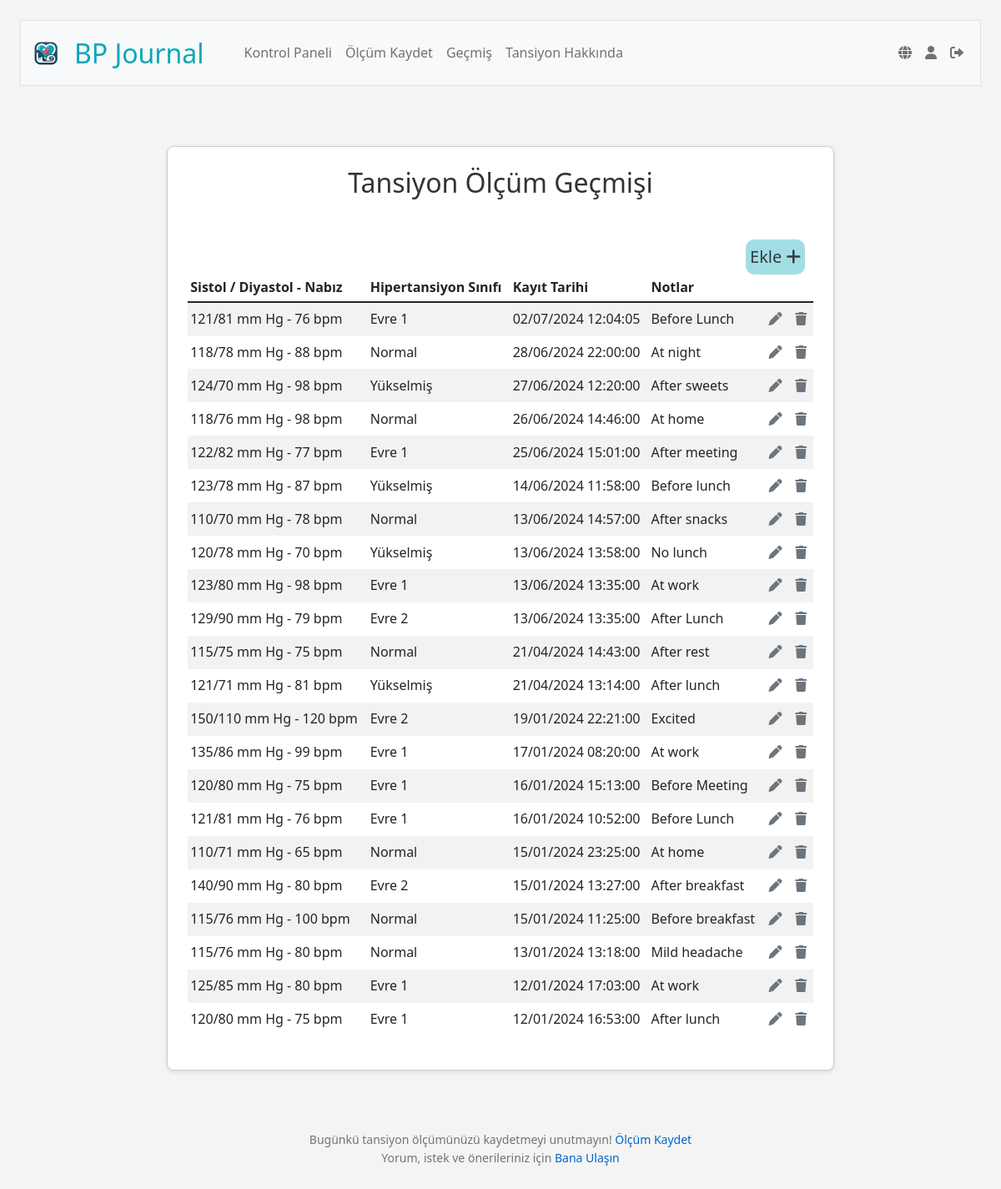
Screenshot of /history (signed in) with the database file from the repository.
### tables this page shows
CREATE TABLE blood_pressure_readings (
id INTEGER PRIMARY KEY AUTOINCREMENT NOT NULL,
user_id INTEGER NOT NULL,
systolic INTEGER NOT NULL,
diastolic INTEGER NOT NULL,
pulse INTEGER,
reading_date DATETIME DEFAULT CURRENT_TIMESTAMP,
notes TEXT,
FOREIGN KEY (user_id) REFERENCES users (id));

### app.py (the view)
@app.route("/history", methods=["GET", "POST"])
@login_required
def history():
    if request.method == "POST":
        if "edit_record" in request.form:
            record_id = request.form.get("record_id")
            return redirect(url_for('edit', id=record_id))
        elif "remove_record" in request.form:
            record_id = request.form.get("record_id")
            db.execute("DELETE FROM blood_pressure_readings WHERE id = ?", record_id)
            return redirect("/history")
    else:
        user_id = session["user_id"]
        user_timezone = db.execute("SELECT timezone FROM users WHERE id = ?", user_id)[0]['timezone']
        user_tz = pytz.timezone(user_timezone)
        recording_rows = db.execute("SELECT * FROM blood_pressure_readings WHERE user_id = ? ORDER BY reading_date DESC;", user_id)
        for row in recording_rows:
            row["classification"] = classify_bp(row["systolic"], row["diastolic"])
            utc_time = row["reading_date"]
            try:
                local_time = pytz.utc.localize(datetime.strptime(utc_time, '%Y-%m-%d %H:%M:%S')).astimezone(user_tz)
                row["reading_date"] = local_time.strftime('%d/%m/%Y %H:%M:%S')
            except Exception:
                row["reading_date"] = utc_time
    return render_template("history.html", classes=g.language_data['classes'], history=recording_rows, data=g.language_data['history'])

### app.py (called while the page is built)
@app.before_request
def load_language_data():
    if 'language' not in session:
        session['language'] = 'tr'
    user_lang = session['language']
    with open(f'languages/{user_lang}.json', 'r') as file:
        g.language_data = json.load(file)
    g.language_data['current_lang'] = user_lang

@app.after_request
def after_request(response):
    response.headers["Cache-Control"] = "no-cache, no-store, must-revalidate"
    response.headers["Expires"] = 0
    response.headers["Pragma"] = "no-cache"
    return response

@app.context_processor
def inject_layout_data():
    return dict(layout_data=g.language_data['layout'])

@app.context_processor
def inject_user_details():
    if 'user_id' in session:
        user_id = session['user_id']
        user_info = db.execute("SELECT username FROM users WHERE id = ?", user_id)
        if user_info:
            username = user_info[0]['username']
        else:
            username = None
    else:
        username = None
    return {'username': username}

### helpers.py (called while the page is built)
def classify_bp(systolic, diastolic):
    if systolic < 120 and diastolic < 80:
        return "Normal"
    elif 120 <= systolic < 130 and diastolic < 80:
        return "Elevated"
    elif 130 <= systolic < 140 or 80 <= diastolic < 90:
        return "High1"
    elif 140 <= systolic or 90 <= diastolic:
        return "High2"
    else:
        return "Crisis"

def login_required(f):
    @wraps(f)
    def decorated_function(*args, **kwargs):
        if session.get("user_id") is None:
            return redirect("/login")
        return f(*args, **kwargs)
    return decorated_function

### templates/history.html (shortened to what this page needs)
{% extends "layout.html" %}
{% block main %}
    <div class="section">
        <h2>{{ data.heading }}</h2>
        <a class="add-record-button" href="/record" title="{{ layout_data.recordReading }}">
            {{ data.recordReading }} <i class="fas fa-plus icon"></i>
        </a>
        <link rel="stylesheet" href="https://cdnjs.cloudflare.com/ajax/libs/font-awesome/6.0.0-beta3/css/all.min.css">
        <table class="table table-striped">
            <thead>
                <tr>
                    <th class="text-start">{{ data.combined }}</th>
                    <th class="text-start">{{ data.readingClassification }}</th>
                    <th class="text-start">{{ data.dateRecorded }}</th>
                    <th class="text-start">{{ data.notes }}</th>
                    <th class="text-start"></th>
                    <th class="text-start"></th>
                </tr>
            </thead>
            <tbody>
                {% for row in history %}
                <tr>
                    <td class="text-start">{{ row.systolic }}/{{ row.diastolic }} mm Hg - {{ row.pulse }} bpm</td>
                    <td class="text-start">{{ classes[row.classification] }}</td>
                    <td class="text-start">{{ row.reading_date }}</td>
                    <td class="text-start">{{ row.notes }}</td>
                    <td>
                    <form action="/history" method="POST" style="display:inline;">
                        <button type="submit" name="edit_record" class="icon-btn" title="{{ data.editRecording }}">
                            <i class="fas fa-pen"></i>
                        </button>
                    </form>
                    </td>
                    <td>
                    <form action="/history" method="POST" style="display:inline;">
                        <button type="submit" name="remove_record" class="icon-btn" title="{{ data.removeRecording }}">
                            <i class="fas fa-trash"></i>
                        </button>
                    </form>
                    </td>
                </tr>
                {% endfor %}
            </tbody>
        </table>
    </div>
{% endblock %}

### static/styles.css (style rules this page uses)
body { background-color: #f4f4f4; color: #333; font-family: 'Segoe UI', Arial, sans-serif; line-height: 1.6; margin: 0; padding: 1.5em; }
h2, h3, h4, h5 { margin-bottom: 1.5em; text-align: center; }
h2 { font-size: 2em; }
p, li, a { font-size: 1em; text-align: justify; }
a { color: #0066cc; text-decoration: none; }
.section { background-color: #ffffff; border: 1px solid #ccc; border-radius: 0.5em; box-shadow: 0 2px 5px rgba(0,0,0,0.1); padding: 1.5em; margin: 1.5em auto; margin-left: auto; margin-right: auto; max-width: 800px; }
.table>:not(caption)>*>* { border-bottom-width: 0px; padding: .2rem .2rem; vertical-align: middle; }
.add-record-button { background: #06a8b760; border: none; border-left: 0.5em; border-radius: 0.5em; color: #343a40; cursor: pointer; float: right; font-size: 1.25em; margin: 0; margin-left: 0.5em; margin-right: 0.5em; padding: 0.25em; transition-duration: 0.3s; }
.icon-btn { background: none; border: none; border-radius: 0.25em; color: #6c757d; cursor: pointer; font-size: 1em; padding: 0.25em; margin: 0; transition: 0.3s; }

### rows the page displays
blood_pressure_readings: systolic "121", diastolic "81", pulse "76", classes "Evre 1", reading_date "02/07/2024 12:04:05", notes "Before Lunch"
blood_pressure_readings: systolic "118", diastolic "78", pulse "88", classes "Normal", reading_date "28/06/2024 22:00:00", notes "At night"
blood_pressure_readings: systolic "124", diastolic "70", pulse "98", classes "Yükselmiş", reading_date "27/06/2024 12:20:00", notes "After sweets"
blood_pressure_readings: systolic "118", diastolic "76", pulse "98", classes "Normal", reading_date "26/06/2024 14:46:00", notes "At home"
blood_pressure_readings: systolic "122", diastolic "82", pulse "77", classes "Evre 1", reading_date "25/06/2024 15:01:00", notes "After meeting"
blood_pressure_readings: systolic "123", diastolic "78", pulse "87", classes "Yükselmiş", reading_date "14/06/2024 11:58:00", notes "Before lunch"
blood_pressure_readings: systolic "110", diastolic "70", pulse "78", classes "Normal", reading_date "13/06/2024 14:57:00", notes "After snacks"
blood_pressure_readings: systolic "120", diastolic "78", pulse "70", classes "Yükselmiş", reading_date "13/06/2024 13:58:00", notes "No lunch"
blood_pressure_readings: systolic "123", diastolic "80", pulse "98", classes "Evre 1", reading_date "13/06/2024 13:35:00", notes "At work"
blood_pressure_readings: systolic "129", diastolic "90", pulse "79", classes "Evre 2", reading_date "13/06/2024 13:35:00", notes "After Lunch"
blood_pressure_readings: systolic "115", diastolic "75", pulse "75", classes "Normal", reading_date "21/04/2024 14:43:00", notes "After rest"
blood_pressure_readings: systolic "121", diastolic "71", pulse "81", classes "Yükselmiş", reading_date "21/04/2024 13:14:00", notes "After lunch"
blood_pressure_readings: systolic "150", diastolic "110", pulse "120", classes "Evre 2", reading_date "19/01/2024 22:21:00", notes "Excited"
blood_pressure_readings: systolic "135", diastolic "86", pulse "99", classes "Evre 1", reading_date "17/01/2024 08:20:00", notes "At work"
blood_pressure_readings: systolic "120", diastolic "80", pulse "75", classes "Evre 1", reading_date "16/01/2024 15:13:00", notes "Before Meeting"
blood_pressure_readings: systolic "121", diastolic "81", pulse "76", classes "Evre 1", reading_date "16/01/2024 10:52:00", notes "Before Lunch"
blood_pressure_readings: systolic "110", diastolic "71", pulse "65", classes "Normal", reading_date "15/01/2024 23:25:00", notes "At home"
blood_pressure_readings: systolic "140", diastolic "90", pulse "80", classes "Evre 2", reading_date "15/01/2024 13:27:00", notes "After breakfast"
blood_pressure_readings: systolic "115", diastolic "76", pulse "100", classes "Normal", reading_date "15/01/2024 11:25:00", notes "Before breakfast"
blood_pressure_readings: systolic "115", diastolic "76", pulse "80", classes "Normal", reading_date "13/01/2024 13:18:00", notes "Mild headache"
blood_pressure_readings: systolic "125", diastolic "85", pulse "80", classes "Evre 1", reading_date "12/01/2024 17:03:00", notes "At work"
blood_pressure_readings: systolic "120", diastolic "80", pulse "75", classes "Evre 1", reading_date "12/01/2024 16:53:00", notes "After lunch"

### other values shown
{{ layout_data.navbarBrand }} "BP Journal"
{{ layout_data.dashboard }} "Kontrol Paneli"
{{ layout_data.recordReading }} "Ölçüm Kaydet"
{{ layout_data.history }} "Geçmiş"
{{ layout_data.resources }} "Tansiyon Hakkında"
{{ data.heading }} "Tansiyon Ölçüm Geçmişi"
{{ data.recordReading }} "Ekle"
{{ data.combined }} "Sistol / Diyastol - Nabız"
{{ data.readingClassification }} "Hipertansiyon Sınıfı"
{{ data.dateRecorded }} "Kayıt Tarihi"
{{ data.notes }} "Notlar"
{{ layout_data.footerTextA }} "Bugünkü tansiyon ölçümünüzü kaydetmeyi unutmayın!"
{{ layout_data.footerTextB }} "Ölçüm Kaydet"
{{ layout_data.footerTextC }} "Yorum, istek ve önerileriniz için"
{{ layout_data.footerTextD }} "Bana Ulaşın"
